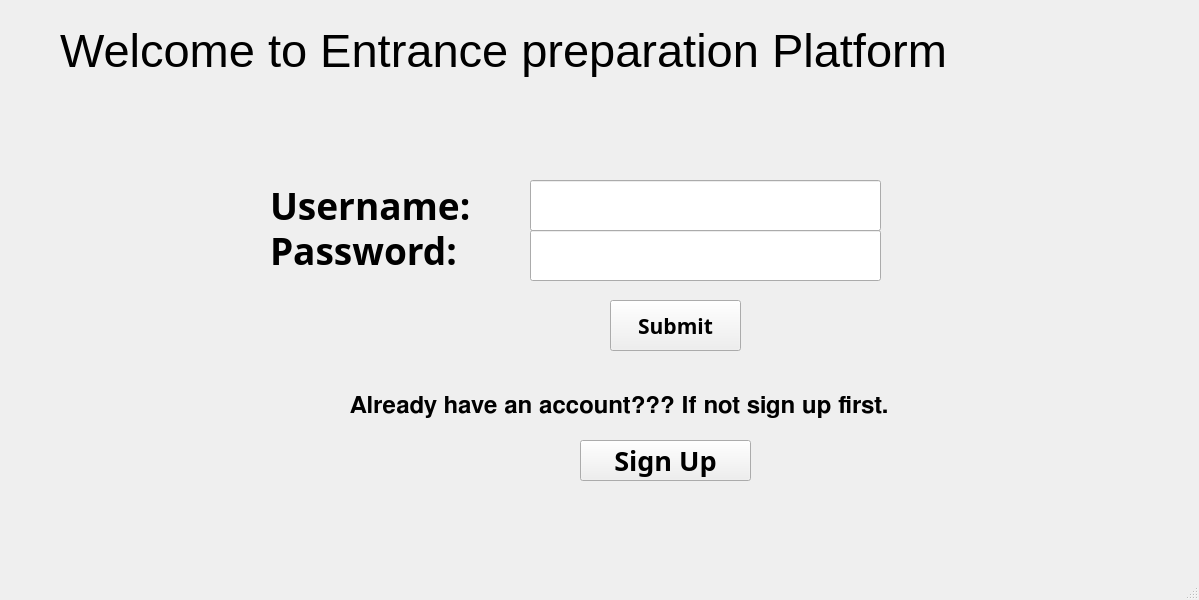
<?xml version="1.0" encoding="UTF-8"?>
<ui version="4.0">
 <class>Login</class>
 <widget class="QMainWindow" name="Login">
  <property name="geometry">
   <rect>
    <x>0</x>
    <y>0</y>
    <width>1199</width>
    <height>600</height>
   </rect>
  </property>
  <property name="windowTitle">
   <string>Free Entrance Preparation Platfrom(FEPP)</string>
  </property>
  <widget class="QWidget" name="centralwidget">
   <widget class="QPushButton" name="LogIn">
    <property name="geometry">
     <rect>
      <x>610</x>
      <y>300</y>
      <width>131</width>
      <height>51</height>
     </rect>
    </property>
    <property name="font">
     <font>
      <family>Bahnschrift SemiBold</family>
      <pointsize>16</pointsize>
      <weight>75</weight>
      <bold>true</bold>
     </font>
    </property>
    <property name="text">
     <string>Submit</string>
    </property>
   </widget>
   <widget class="QLineEdit" name="lineEdit">
    <property name="geometry">
     <rect>
      <x>530</x>
      <y>180</y>
      <width>351</width>
      <height>51</height>
     </rect>
    </property>
    <property name="font">
     <font>
      <family>aakar</family>
      <pointsize>16</pointsize>
      <weight>50</weight>
      <bold>false</bold>
     </font>
    </property>
   </widget>
   <widget class="QLineEdit" name="lineEdit_2">
    <property name="geometry">
     <rect>
      <x>530</x>
      <y>230</y>
      <width>351</width>
      <height>51</height>
     </rect>
    </property>
    <property name="font">
     <font>
      <family>aakar</family>
      <pointsize>16</pointsize>
      <weight>50</weight>
      <bold>false</bold>
     </font>
    </property>
   </widget>
   <widget class="QLabel" name="label">
    <property name="geometry">
     <rect>
      <x>270</x>
      <y>180</y>
      <width>251</width>
      <height>51</height>
     </rect>
    </property>
    <property name="font">
     <font>
      <family>Bahnschrift SemiBold</family>
      <pointsize>28</pointsize>
      <weight>75</weight>
      <bold>true</bold>
     </font>
    </property>
    <property name="toolTipDuration">
     <number>-1</number>
    </property>
    <property name="text">
     <string>Username:</string>
    </property>
   </widget>
   <widget class="QLabel" name="label_2">
    <property name="geometry">
     <rect>
      <x>270</x>
      <y>230</y>
      <width>261</width>
      <height>41</height>
     </rect>
    </property>
    <property name="font">
     <font>
      <family>Bahnschrift SemiBold</family>
      <pointsize>28</pointsize>
      <weight>75</weight>
      <bold>true</bold>
     </font>
    </property>
    <property name="text">
     <string>Password:</string>
    </property>
   </widget>
   <widget class="QPushButton" name="SignUp">
    <property name="geometry">
     <rect>
      <x>580</x>
      <y>440</y>
      <width>171</width>
      <height>41</height>
     </rect>
    </property>
    <property name="font">
     <font>
      <family>Bahnschrift SemiBold</family>
      <pointsize>20</pointsize>
      <weight>75</weight>
      <bold>true</bold>
     </font>
    </property>
    <property name="text">
     <string>Sign Up</string>
    </property>
   </widget>
   <widget class="QLabel" name="label_3">
    <property name="geometry">
     <rect>
      <x>350</x>
      <y>370</y>
      <width>731</width>
      <height>71</height>
     </rect>
    </property>
    <property name="font">
     <font>
      <family>FreeSans</family>
      <pointsize>18</pointsize>
      <weight>75</weight>
      <bold>true</bold>
     </font>
    </property>
    <property name="text">
     <string>Already have an account??? If not sign up first.</string>
    </property>
   </widget>
   <widget class="QLabel" name="label_4">
    <property name="geometry">
     <rect>
      <x>7</x>
      <y>-5</y>
      <width>801</width>
      <height>431</height>
     </rect>
    </property>
    <property name="text">
     <string/>
    </property>
   </widget>
   <widget class="QLabel" name="label_pic">
    <property name="geometry">
     <rect>
      <x>-250</x>
      <y>-100</y>
      <width>1761</width>
      <height>751</height>
     </rect>
    </property>
    <property name="text">
     <string/>
    </property>
   </widget>
   <widget class="QLabel" name="label_welcome">
    <property name="geometry">
     <rect>
      <x>60</x>
      <y>20</y>
      <width>1081</width>
      <height>61</height>
     </rect>
    </property>
    <property name="font">
     <font>
      <pointsize>35</pointsize>
     </font>
    </property>
    <property name="text">
     <string>Welcome to Entrance preparation Platform</string>
    </property>
   </widget>
   <zorder>label_4</zorder>
   <zorder>label_pic</zorder>
   <zorder>LogIn</zorder>
   <zorder>lineEdit</zorder>
   <zorder>lineEdit_2</zorder>
   <zorder>label</zorder>
   <zorder>label_2</zorder>
   <zorder>SignUp</zorder>
   <zorder>label_3</zorder>
   <zorder>label_welcome</zorder>
  </widget>
  <widget class="QMenuBar" name="menubar">
   <property name="geometry">
    <rect>
     <x>0</x>
     <y>0</y>
     <width>1199</width>
     <height>21</height>
    </rect>
   </property>
  </widget>
  <widget class="QStatusBar" name="statusbar"/>
 </widget>
 <resources/>
 <connections/>
</ui>
